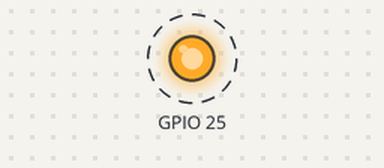
A sketch run on a simulated ESP32. Parts: output pins drawn as LEDs (lit = HIGH). Dashed ring = blinking.

Above: at 0.2 s.
Timing chart, 0 to 3.0 s (numbered marks = the images above):
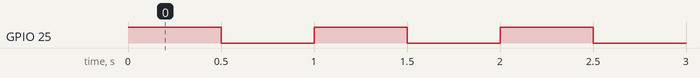

Measured:
- by itself, GPIO 25: alternates HIGH for 0.50 s and LOW for 0.50 s

The sketch:

4_5_blink.ino
```cpp
/*
Autore: Paolo Aliverti
Far lampeggiare un LED
*/

void setup() {
  pinMode(25, OUTPUT);
}

void loop() {
  digitalWrite(25, HIGH);
  delay(500);
  digitalWrite(25, LOW);
  delay (500);
}
```
